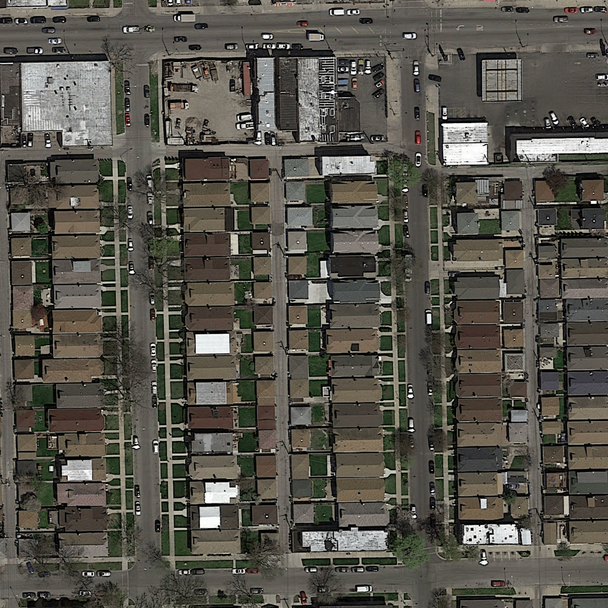
#> input picture project2/data/test_set_images/test_1/test_1.png, 608 x 608 px, found by its file name; its folder holds only this picture in this run
$ python test_set_formatting.py   (older library calls are emulated)
#> lines starting #> are read from the running program, lines starting #| are printed output that depends on the picture
import numpy as np
from scipy import misc
import os
import matplotlib.image as mpimg


def convert_test_set_to_good_format():
    n_images = 50
    imgs = np.zeros(shape=[n_images, 608, 608, 3])
    imgs_converted = np.zeros(shape=[200, 400, 400, 3])
    for i in range(1, n_images +1):
        img_path = './data/test_set_images/test_' + str(i) + '/test_' + str(i) + '.png'
        if os.path.isfile(img_path):
            print('Loading ' + img_path)
            img = mpimg.imread(img_path)
#> img is the input picture: shape (608, 608, 3) float32; mean R, G, B 0.341, 0.331, 0.298
            imgs[i-1] = img.reshape(608, 608, 3)
            imgs_converted[(i-1)*4] = (imgs[i-1, 0:400, 0:400, 0:3]).reshape(400, 400, 3)
            imgs_converted[(i-1)*4+1] = (imgs[i-1, 208:608, 0:400, 0:3]).reshape(400, 400, 3)
            imgs_converted[(i-1)*4+2] = (imgs[i-1, 0:400, 208:608, 0:3]).reshape(400, 400, 3)
            imgs_converted[(i-1)*4+3] = (imgs[i-1, 208:608, 208:608, 0:3]).reshape(400, 400, 3)

            misc.imsave('./data/test_set_good_format/test_' + str(i) + '_' + str(1) + '.png', imgs_converted[(i-1)*4])
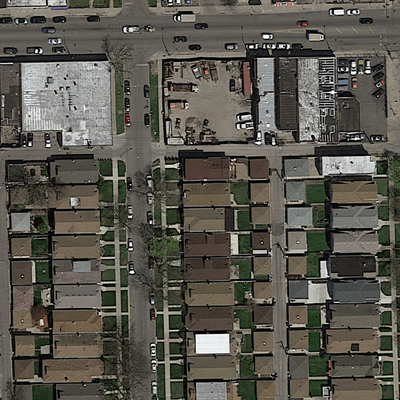
#> saved as test_1_1.png: PIL image 400x400 RGB; mean R, G, B 89.8, 87.2, 78.8
            misc.imsave('./data/test_set_good_format/test_' + str(i) + '_' + str(2) + '.png', imgs_converted[(i-1)*4+1])
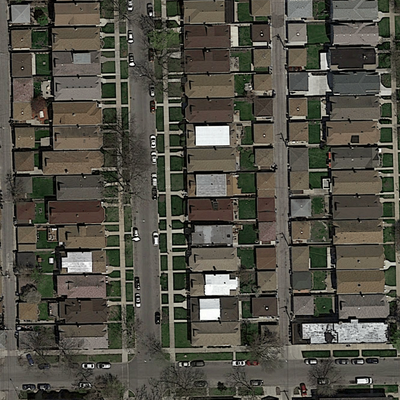
#> saved as test_1_2.png: PIL image 400x400 RGB; mean R, G, B 82.6, 80.4, 70.5
            misc.imsave('./data/test_set_good_format/test_' + str(i) + '_' + str(3) + '.png', imgs_converted[(i-1)*4+2])
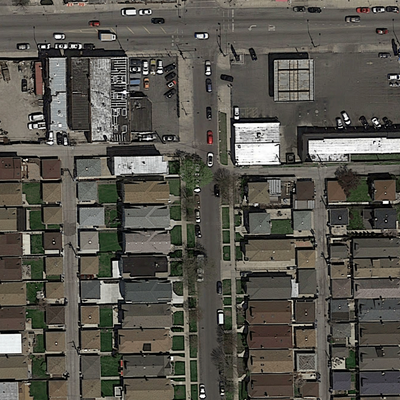
#> saved as test_1_3.png: PIL image 400x400 RGB; mean R, G, B 88.2, 85.5, 77.9
            misc.imsave('./data/test_set_good_format/test_' + str(i) + '_' + str(4) + '.png', imgs_converted[(i-1)*4+3])
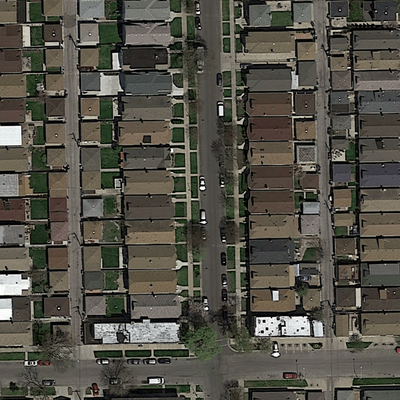
#> saved as test_1_4.png: PIL image 400x400 RGB; mean R, G, B 83.4, 80.9, 71.8


if __name__ == '__main__':
    convert_test_set_to_good_format()
